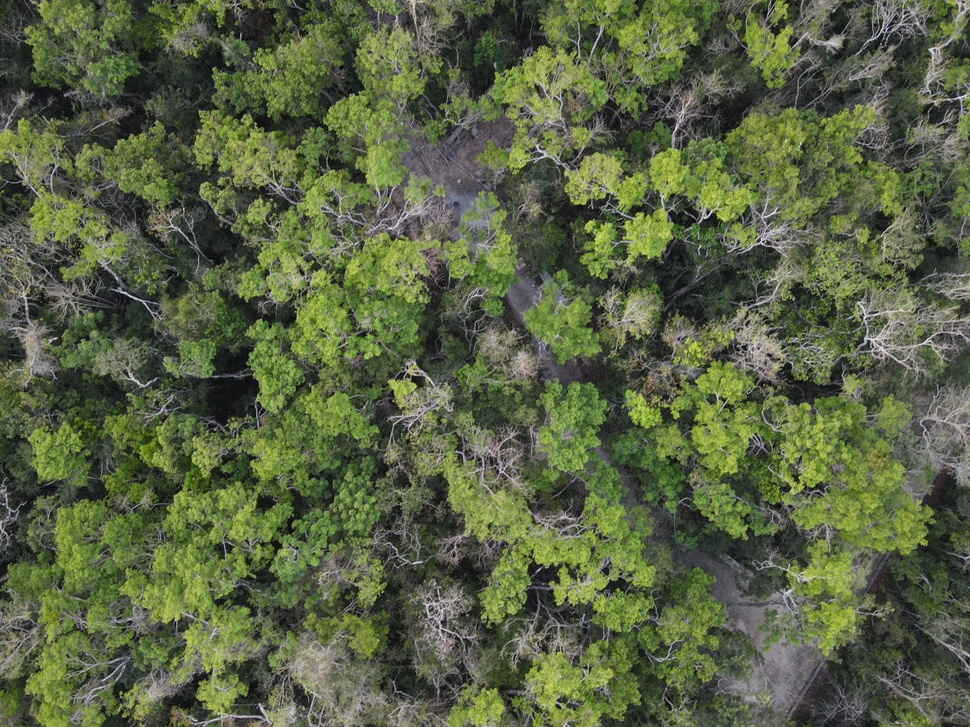
#> input picture images/0.jpg, 970 x 727 px, shrunk from 1200 x 900 before the run
$ python test_slico.py
#> lines starting #> are read from the running program, lines starting #| are printed output that depends on the picture
import matplotlib.pyplot as plt
import numpy as np
from skimage.segmentation import slic
from skimage.segmentation import mark_boundaries
from skimage import io

img = io.imread('images/0.jpg')
#> img is the input picture: shape (727, 970, 3); mean R, G, B 88.7, 98.8, 67.7

segments = slic(img, n_segments=250, compactness=15, sigma=1, start_label=1, slic_zero = True)
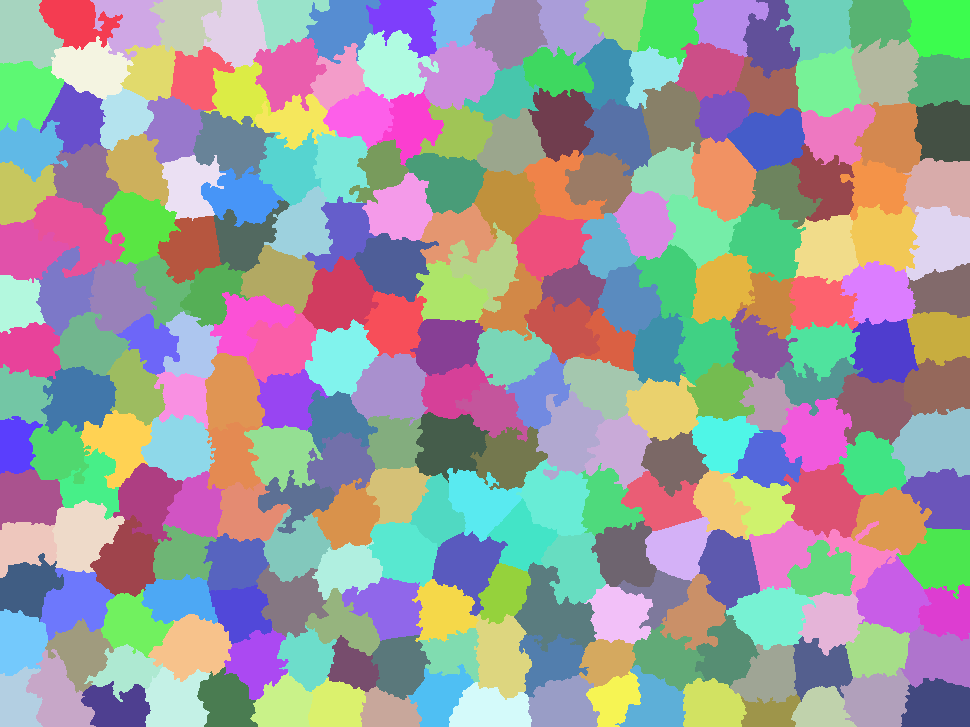
#> segments: shape (727, 970) int64; 252 distinct labels, from 1 to 252; one colour per label, 0 black
print(f'SLIC number of segments: {len(np.unique(segments))}')
#| SLIC number of segments: 252
fig, ax = plt.subplots()
ax.imshow(mark_boundaries(img, segments, color=(1., 1., 1.)))
plt.show()
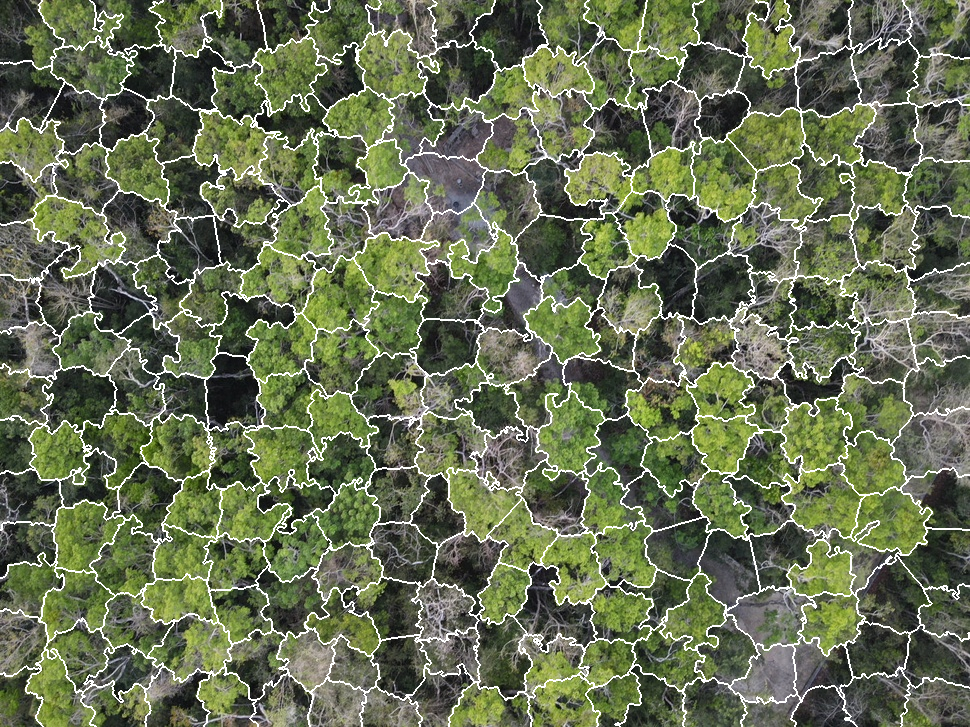
#> shown: shape (727, 970, 3) float64; mean R, G, B 0.403, 0.44, 0.328

$ run again, with images/1.jpg copied over images/0.jpg
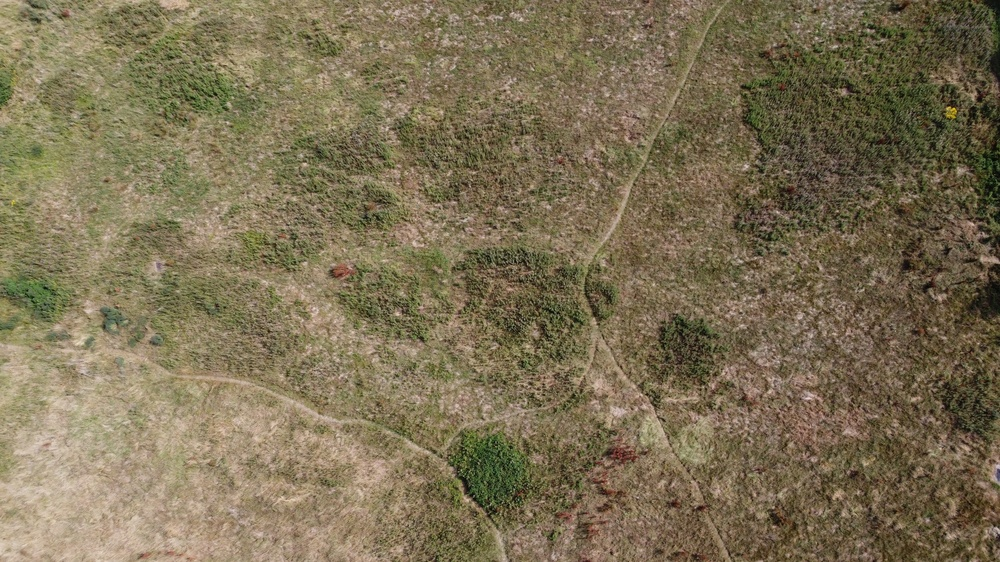
#> input picture images/1.jpg, 1000 x 562 px, shrunk from 4000 x 2250 before the run
#> img is the input picture: shape (562, 1000, 3); mean R, G, B 125, 112.6, 84.2
#> `segments = slic(img, n_segments=250, compactness=15, sigma=1, start_la..`:
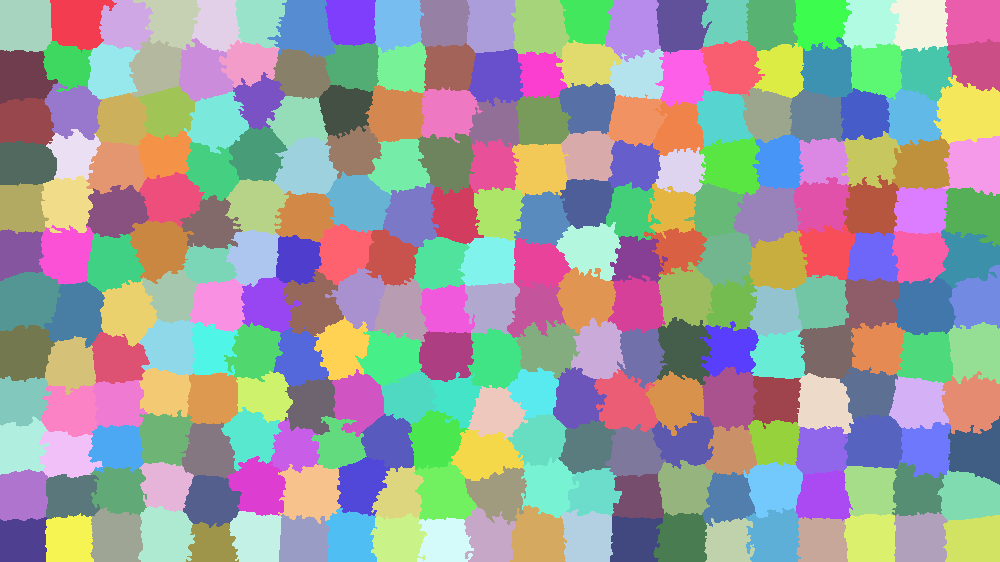
#> segments: shape (562, 1000) int64; 252 distinct labels, from 1 to 252; one colour per label, 0 black
#| SLIC number of segments: 252
#> `plt.show()`:
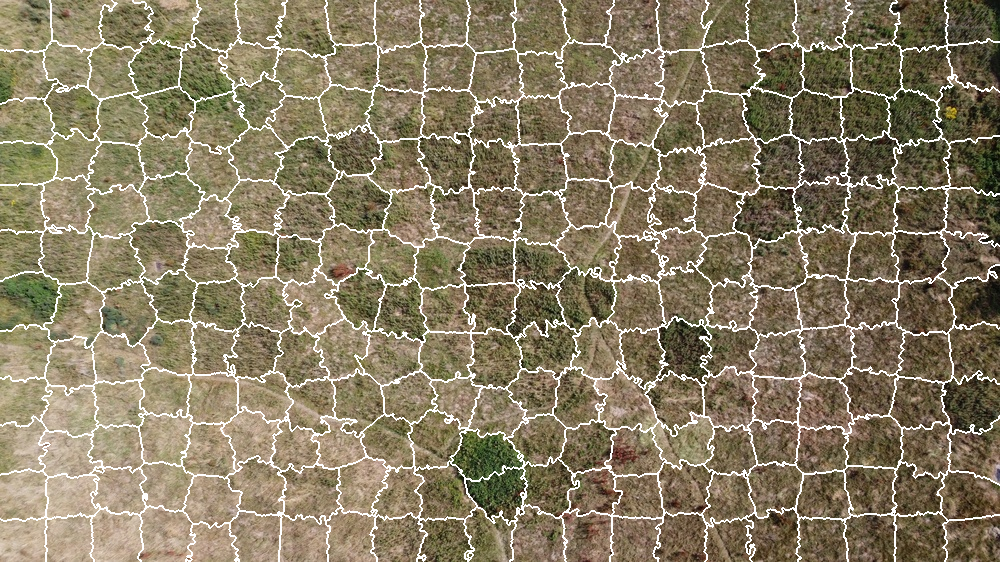
#> shown: shape (562, 1000, 3) float64; mean R, G, B 0.536, 0.492, 0.39

$ run again, with images/10.jpg copied over images/0.jpg
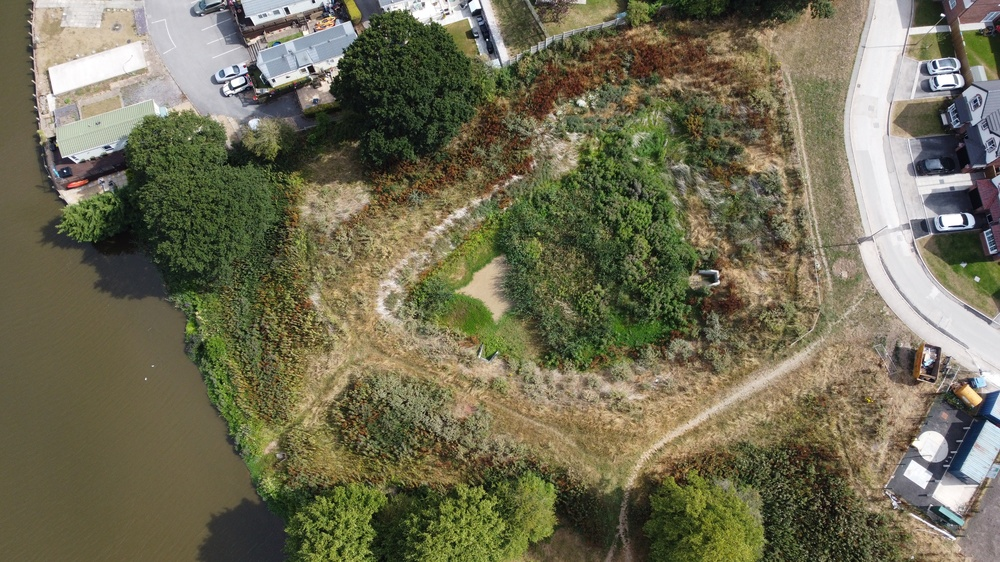
#> input picture images/10.jpg, 1000 x 562 px, shrunk from 4000 x 2250 before the run
#> img is the input picture: shape (562, 1000, 3); mean R, G, B 113.3, 109.9, 84.7
#> `segments = slic(img, n_segments=250, compactness=15, sigma=1, start_la..`:
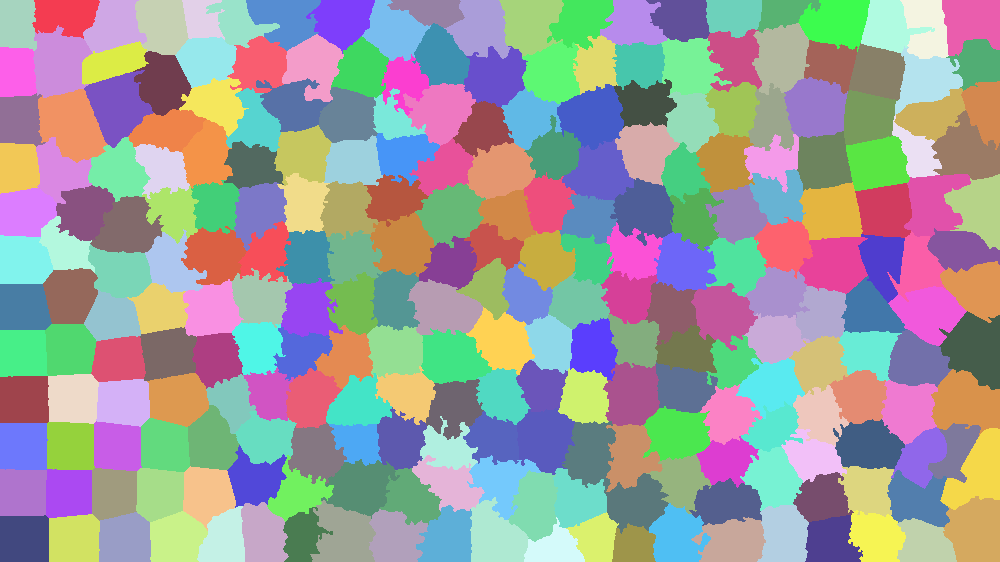
#> segments: shape (562, 1000) int64; 252 distinct labels, from 1 to 252; one colour per label, 0 black
#| SLIC number of segments: 252
#> `plt.show()`:
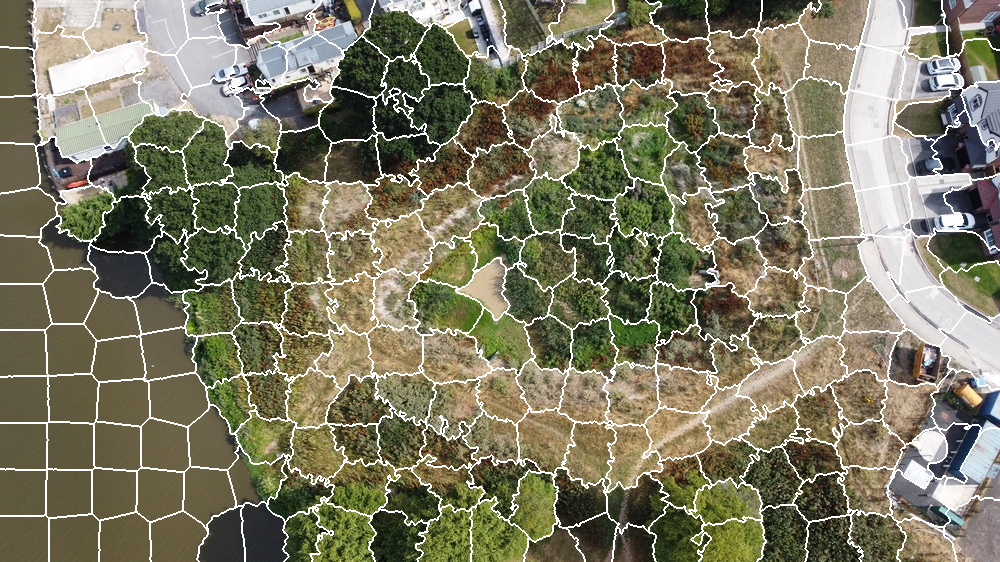
#> shown: shape (562, 1000, 3) float64; mean R, G, B 0.494, 0.482, 0.392

$ run again, with images/12.jpg copied over images/0.jpg
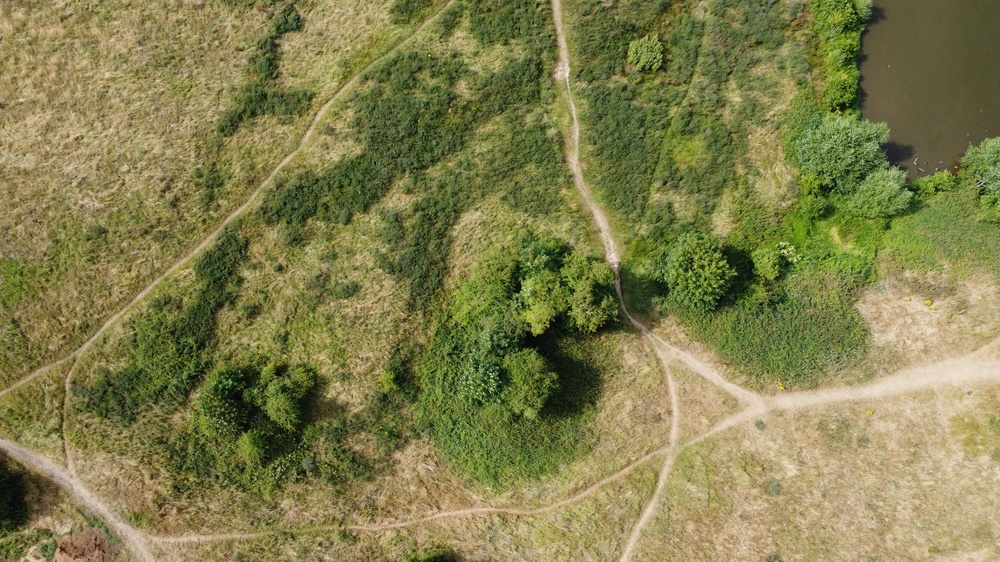
#> input picture images/12.jpg, 1000 x 562 px, shrunk from 4000 x 2250 before the run
#> img is the input picture: shape (562, 1000, 3); mean R, G, B 129.4, 126.8, 77.2
#> `segments = slic(img, n_segments=250, compactness=15, sigma=1, start_la..`:
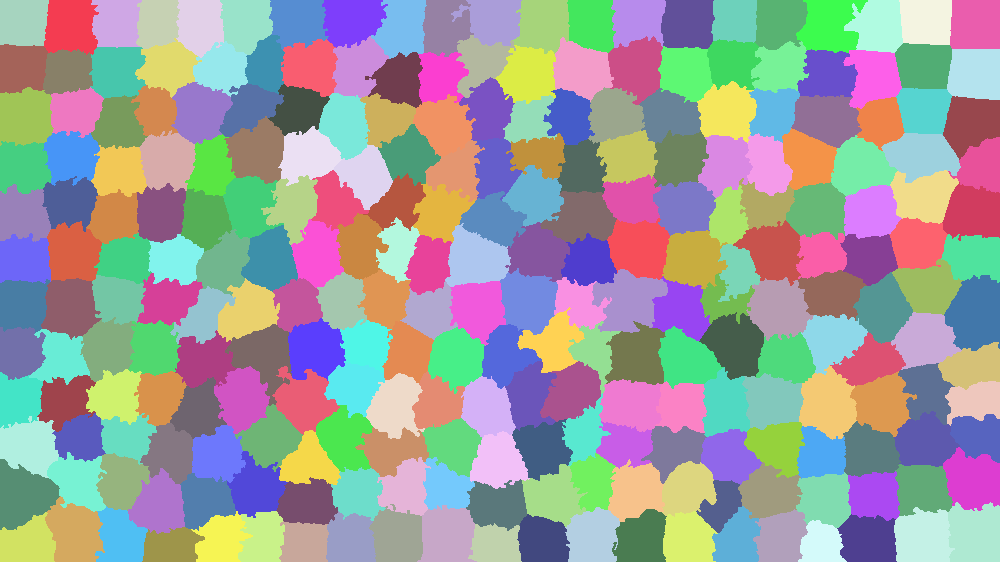
#> segments: shape (562, 1000) int64; 252 distinct labels, from 1 to 252; one colour per label, 0 black
#| SLIC number of segments: 252
#> `plt.show()`:
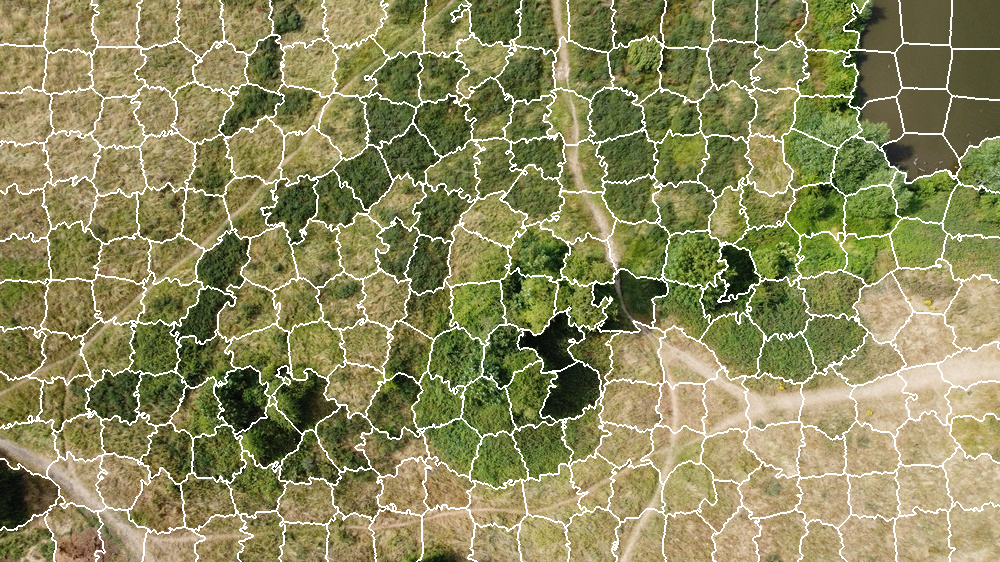
#> shown: shape (562, 1000, 3) float64; mean R, G, B 0.551, 0.541, 0.364
